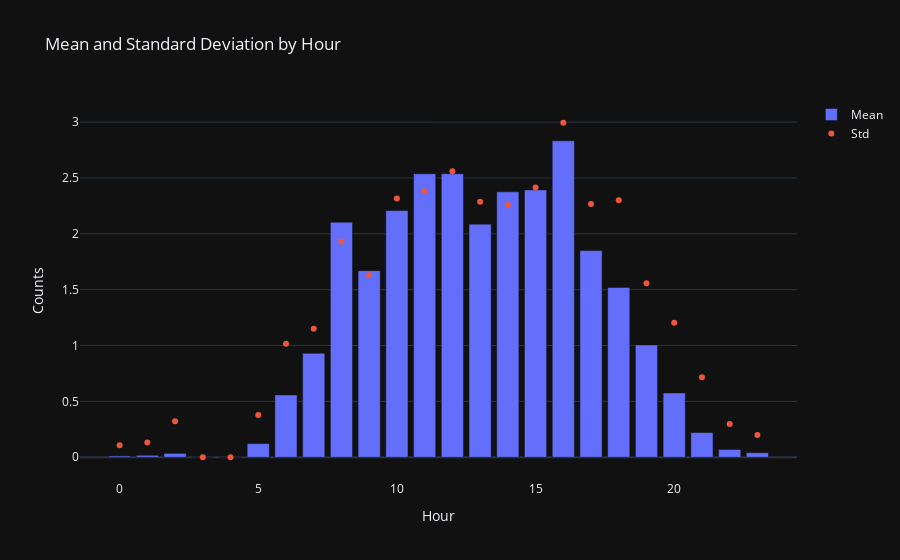

Notebook code for this chart:
### Code cell
# construct the multi scatter plot
fig = go.Figure()
fig.add_trace(go.Bar(x=stats['hour'], y=stats['mean'], name='Mean'))
fig.add_trace(go.Scatter(x=stats['hour'], y=stats['std'], name='Std', mode='markers'))
fig.update_layout(title='Mean and Standard Deviation by Hour', height=375, xaxis_title="Hour", yaxis_title="Counts")
fig.show()

### Figure 1 — Plotly figure (JSON) as saved in the notebook; plotly's stock layout.template omitted (floating-point values rounded to 4 significant figures)
{"data": [{"name": "Mean", "type": "bar", "x": [0, 1, 2, 3, 4, 5, 6, 7, 8, 9, 10, 11, 12, 13, 14, 15, 16, 17, 18, 19, 20, 21, 22, 23], "y": [0.01163, 0.01744, 0.03488, 0, 0, 0.1221, 0.5581, 0.9306, 2.104, 1.671, 2.208, 2.538, 2.538, 2.087, 2.376, 2.393, 2.832, 1.85, 1.52, 1.006, 0.5756, 0.2209, 0.06977, 0.0407]}, {"mode": "markers", "name": "Std", "type": "scatter", "x": [0, 1, 2, 3, 4, 5, 6, 7, 8, 9, 10, 11, 12, 13, 14, 15, 16, 17, 18, 19, 20, 21, 22, 23], "y": [0.1075, 0.1313, 0.3226, 0, 0, 0.378, 1.016, 1.149, 1.932, 1.629, 2.316, 2.381, 2.56, 2.287, 2.258, 2.415, 2.994, 2.267, 2.302, 1.558, 1.204, 0.7158, 0.2978, 0.1982]}], "layout": {"autosize": true, "title": {"text": "Mean and Standard Deviation by Hour"}, "xaxis": {"autorange": true, "range": [-1.411, 24.41], "title": {"text": "Hour"}, "type": "linear"}, "yaxis": {"autorange": true, "range": [-0.2406, 3.235], "title": {"text": "Counts"}, "type": "linear"}}}
